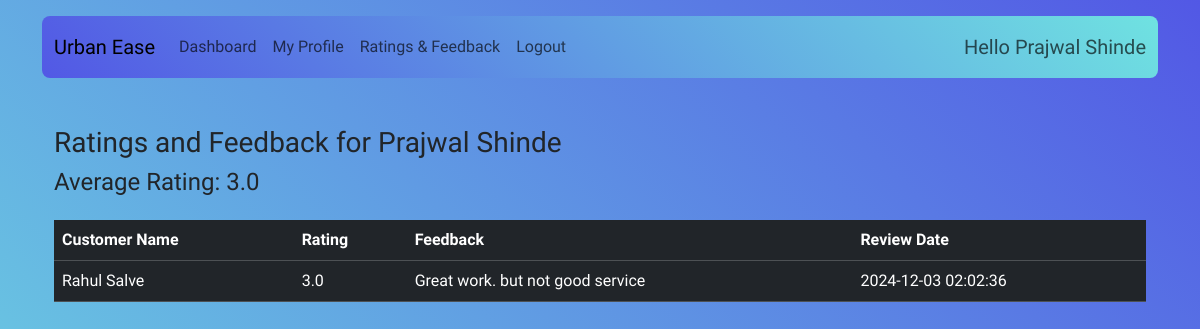
The app's page /service_professional/ratings (signed in), older data.
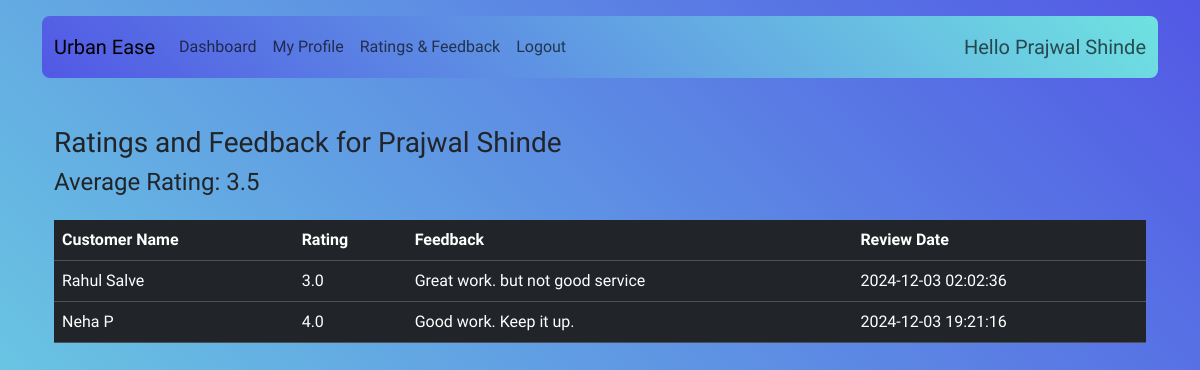
The same page, newer data.
### application/model.py (models this page shows)
class ServiceProfessional(db.Model):
    id = db.Column(db.Integer, primary_key=True)
    name = db.Column(db.String(80), nullable=False)
    phone = db.Column(db.String(80), nullable=False)
    city = db.Column(db.String(80), nullable=False)
    service_category = db.Column(db.String(80), nullable=False)
    rating = db.Column(db.Float, nullable=True)
    experience = db.Column(db.Integer, nullable=False)
    company_name = db.Column(db.String(80), nullable=False)
    status = db.Column(db.String(80), nullable=False)  # ('blacklisted', 'approved', 'pending')
    price_per_hour = db.Column(db.Float, nullable=False)
    expenses_per_hour = db.Column(db.Float, nullable=True)
    user_id = db.Column(db.Integer, db.ForeignKey('user.id'), nullable=False)
    service_requests = db.relationship('ServiceRequest', backref='service_professional', lazy=True)

class Review(db.Model):
    id = db.Column(db.Integer, primary_key=True)
    customer_id = db.Column(db.Integer, db.ForeignKey('customer.id'), nullable=False)
    service_professional_id = db.Column(db.Integer, db.ForeignKey('service_professional.id'), nullable=False)
    ServiceRequest_id = db.Column(db.Integer, db.ForeignKey('service_request.id'), nullable=False)
    rating = db.Column(db.Float, nullable=False)
    feedback = db.Column(db.String(400), nullable=True)
    date_review = db.Column(db.DateTime, nullable=False)

class Customer(db.Model):
    id = db.Column(db.Integer, primary_key=True)
    name = db.Column(db.String(80), nullable=False)
    phone = db.Column(db.String(80), nullable=False)
    city = db.Column(db.String(80), nullable=False)
    address = db.Column(db.String(200), nullable=False)
    status = db.Column(db.String(80), nullable=False)  # ('active', 'inactive')
    user_id = db.Column(db.Integer, db.ForeignKey('user.id'), nullable=False)
    service_requests = db.relationship('ServiceRequest', backref='customer', lazy=True)

### application/routes.py (the view)
@app.route('/service_professional/ratings', methods=['GET'])
@login_required
def service_professional_ratings():
    user_id = session.get('user_id')
    service_professional = ServiceProfessional.query.filter_by(user_id=user_id).first()
    reviews = Review.query.filter_by(service_professional_id=service_professional.id).all()
    if reviews:
        avg_rating = sum([r.rating for r in reviews]) / len(reviews)
        service_professional.rating = avg_rating
        db.session.commit()
    reviews = db.session.query(Review, Customer).join(Customer, Customer.id == Review.customer_id).filter(Review.service_professional_id == service_professional.id).all()
    return render_template('service_professional_ratings.html', reviews=reviews, service_professional=service_professional)

### application/model.py (called while the page is built)
    @property
    def is_active(self):
        if self.role == 'customer':
            return self.customer_det.status == 'active'
        elif self.role == 'service_professional':
            return self.service_professional_det.status == 'approved'
        elif self.role == 'admin':
            return True
        return False  # For any other role, return False or handle accordingly

### application/routes.py (called while the page is built)
@login_manager.user_loader
def load_user(user_id):
    return User.query.get(int(user_id))

### templates/service_professional_ratings.html
{% extends "base.html" %}
{% block content %}
    <div class="container mt-4" style="max-height:350px; overflow-y: auto;">
        <h3>Ratings and Feedback for {{ service_professional.name }}</h2>
        <h4>Average Rating: {{ service_professional.rating }}</h4>
        <table class="table table-dark table-hover mt-4">
            <thead>
                <tr>
                    <th>Customer Name</th>
                    <th>Rating</th>
                    <th>Feedback</th>
                    <th>Review Date</th>
                </tr>
            </thead>
            <tbody>
                {% for review, customer in reviews %}
                    <tr>
                        <td>{{ customer.name }}</td>
                        <td>{{ review.rating }}</td>
                        <td>{{ review.feedback or 'No feedback provided' }}</td>
                        <td>{{ review.date_review.strftime('%Y-%m-%d %H:%M:%S') }}</td>
                    </tr>
                {% endfor %}
            </tbody>
        </table>
    </div>
{% endblock %}

### templates/navbar.html (shortened to what this page needs)
<nav class="navbar navbar-expand-lg custom-bg2 rounded-3 navbar-expand-hover">
  <div class="container-fluid">
    <a class="navbar-brand" href="/">Urban Ease</a>
    <div class="collapse navbar-collapse" id="navbarNavDropdown">
      <ul class="navbar-nav me-auto mb-2 mb-lg-0">
        {% if not session['role'] %}
        <li class="nav-item dropdown">
          <a class="nav-link dropdown-toggle" href="#" id="navbarDropdown" role="button" data-bs-toggle="dropdown" aria-expanded="false">
            Register
          </a>
          <ul class="dropdown-menu" aria-labelledby="navbarDropdown">
            <li><a class="dropdown-item" href="{{ url_for('registercustomer') }}">As a Customer</a></li>
            <li><a class="dropdown-item" href="{{ url_for('registerserviceprofessional') }}">As a Service Professional</a></li>
          </ul>
        </li>
        <li class="nav-item">
          <a class="nav-link " href="{{ url_for('Login') }}">Login</a>
        </li>
        {% elif session['role'] == 'service_professional' %}
        <li class="nav-item">
          <a class="nav-link" href="{{ url_for('service_professional_dashboard') }}">Dashboard</a>
        </li>
        <li class="nav-item">
          <a class="nav-link" href="{{ url_for('service_professional_profile') }}">My Profile</a>
        </li>
        <li class="nav-item">
          <a class="nav-link" href="{{ url_for('service_professional_ratings') }}">Ratings & Feedback</a>
        </li>
        {%endif%}
        {% if session['role'] %}
        <li class="nav-item">
          <a class="nav-link" href="{{ url_for('logout') }}">Logout</a>
        </li>
        {% endif %}
      </ul>
      {%if session['role']%}
      <span class="navbar-text fs-5">
        Hello {{session.get('name')}}
      </span>
      {%endif%}
    </div>
  </div>
</nav>

Row changes from the older to the newer data that the page shows:
changed ServiceProfessional "Prajwal Shinde": rating "3.0" → "3.5"
added Review: name "Neha P", rating "4.0", feedback "Good work. Keep it up.", date_review "2024-12-03 19:21:16"
